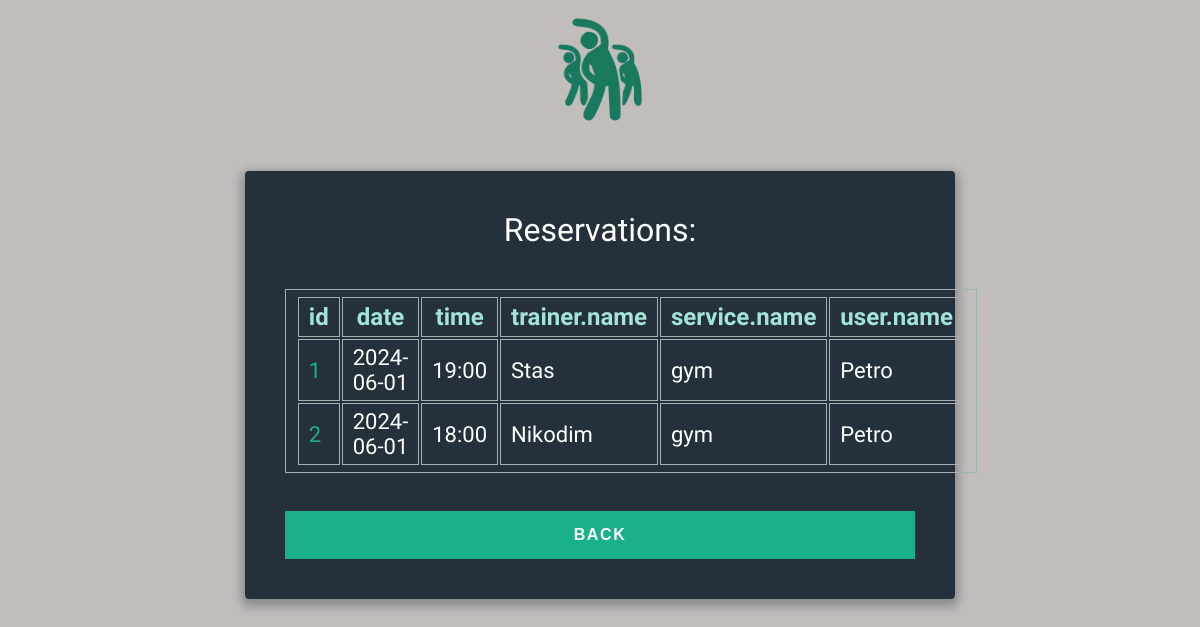
Before: /user/reservations (signed in) with the older database file.
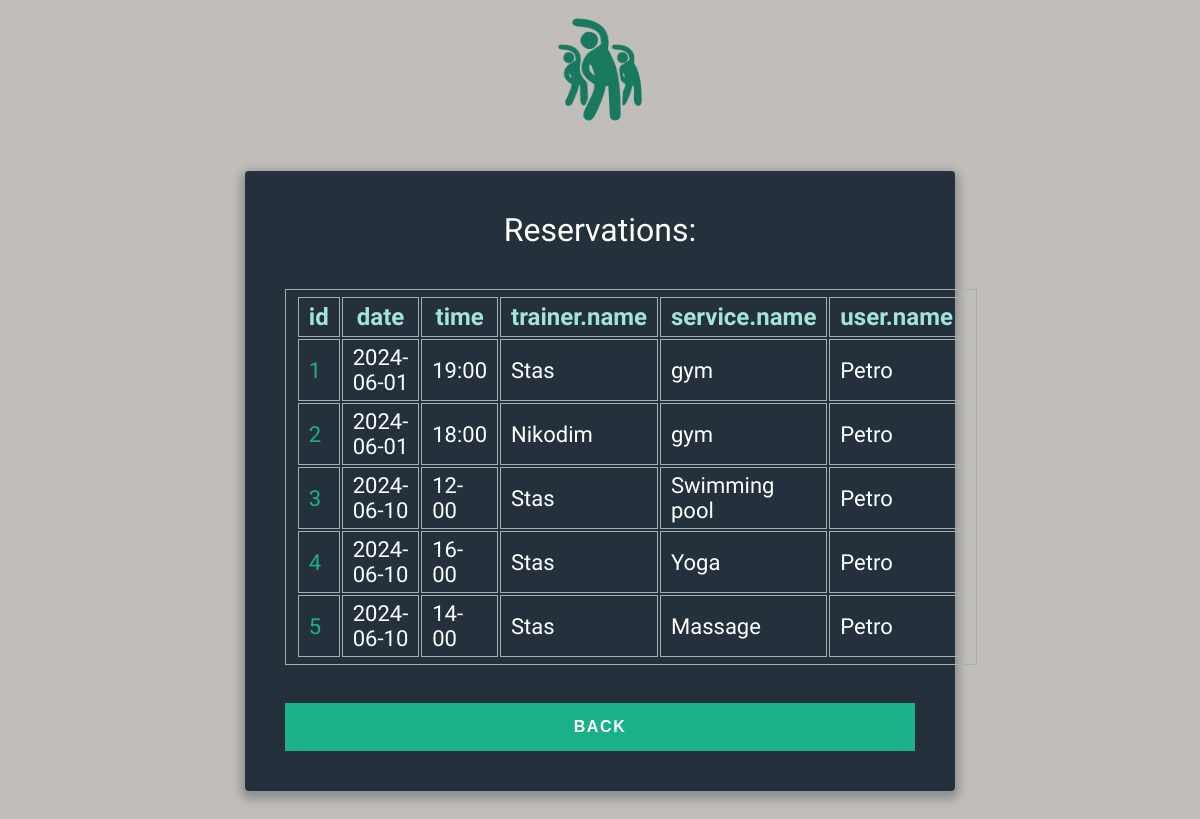
After: the same page with the newer database file.
### db_model.py (models this page shows)
class Reservation(Base):
    __tablename__ = 'reservation'
    id = Column(Integer, primary_key=True, unique=True, autoincrement=True)
    trainer = Column(Integer, ForeignKey('trainer.id'), nullable=False)
    user = Column(Integer, ForeignKey('user.id'), nullable=False)
    service = Column(Integer, ForeignKey('service.id'), nullable=False)
    date = Column(String(10), nullable=False)
    time = Column(String(10), nullable=False)

class Trainer(Base):
    __tablename__ = 'trainer'
    id = Column(Integer, primary_key=True, unique=True, autoincrement=True, nullable=False)
    name = Column(String(50), nullable=False)
    fitness_center = Column(Integer, ForeignKey('fitness_center.id'), nullable=False)
    age = Column(Integer, default=18, nullable=False)
    sex = Column(String(6), nullable=False)

class Service(Base):
    __tablename__ = 'service'
    id = Column(Integer, primary_key=True, unique=True, autoincrement=True, nullable=False)
    name = Column(String(50), nullable=False)
    duration = Column(Integer, default=0, nullable=False)
    description = Column(String(50), nullable=False)
    price = Column(Integer, default=0, nullable=False)
    fitness_center = Column(Integer, ForeignKey('fitness_center.id'), nullable=False)
    max_attendees = Column(Integer, default=1, nullable=False)

class User(Base):
    __tablename__ = 'user'
    id = Column(Integer, primary_key=True, unique=True, autoincrement=True)
    name = Column(String(50), nullable=False)
    login = Column(String(50), unique=True, nullable=False)
    password = Column(String(50), nullable=False)
    birth_date = Column(String(50), default='2000-01-01', nullable=False)
    phone = Column(String(50), nullable=False)
    funds = Column(Integer, default=0, nullable=False)
    email = Column(String(100), nullable=False)

### app.py (the view, shortened to what this page needs)
@app.route('/user/reservations', methods=['GET', 'POST'])
@auth
def user_reservations():
    if request.method == 'GET':
        db = Db()
        columns = (db_model.Reservation.id, db_model.Reservation.date, db_model.Reservation.time,
                   db_model.Trainer.name.label('trainer.name'),
                   db_model.Service.name.label('service.name'),
                   db_model.User.name.label('user.name'))
        data = (db.session.query(*columns).join(db_model.User).join(db_model.Service).join(db_model.Trainer)).filter(
            db_model.User.id == session.get('user_id')).all()
        return render_template('reservations.html', result=convert_db_query_data(data))

### app.py (called while the page is built)
def auth(func):
    @wraps(func)
    def wrapper(*args, **kwargs):
        if session.get('user_id') is None:
            return redirect('/login')
        return func(*args, **kwargs)
    return wrapper

def convert_db_query_data(query_data):
    if query_data is None:
        return {}
    elif type(query_data) is list:
        return [el._asdict() for el in query_data]
    return query_data._asdict()

### db_orm.py (called while the page is built)
    def _init_db(self):
        Base.query = self.session.query_property()
        Base.metadata.create_all(bind=self.engine)

### templates/reservations.html (shortened to what this page needs)
{% extends "base.html" %}
{% block content %}
<div id="data">
          <h1>Reservations:</h1>
          {% if result %}
          <table>
              <tr>
              {% for key in result[0].keys() %}
              <th> {{ key }} </th>
              {% endfor %}
              </tr>
              {% for curr_result in result %}
              <tr>
              {% for key, value in curr_result.items() %}
              {% if key == 'id' %}
                  <td><a href="/user/reservations/{{ value }}">{{ value }}</a></td>
                {% else %}
                  <td> {{ value }} </td>
                {% endif %}
              {% endfor %}
              </tr>
              {% endfor %}
         </table>
        {% endif %}
        </div>
<br/><br/>
<div>
  <a href="/user">
  <button class="button button-block">Back</button>
  </a>
</div>
{% endblock %}

### templates/base.html (shortened to what this page needs)
<!DOCTYPE html>
<html lang="en" >
<head>
  <link rel="stylesheet" href="https://cdnjs.cloudflare.com/ajax/libs/normalize/5.0.0/normalize.min.css">
</head>
<body translate="no">
  <img src="{{url_for('static', filename='fc.png')}}" class="center-image"/>
  <div class="form">
    {% block content %}
    {% endblock %}
  </div>
</body>
</html>

Changed rows visible on the page:
added Reservation: curr_result "3", date "2024-06-10", time "12-00", name "Stas", name "Swimming pool", name "Petro"
added Reservation: curr_result "4", date "2024-06-10", time "16-00", name "Stas", name "Yoga", name "Petro"
added Reservation: curr_result "5", date "2024-06-10", time "14-00", name "Stas", name "Massage", name "Petro"
